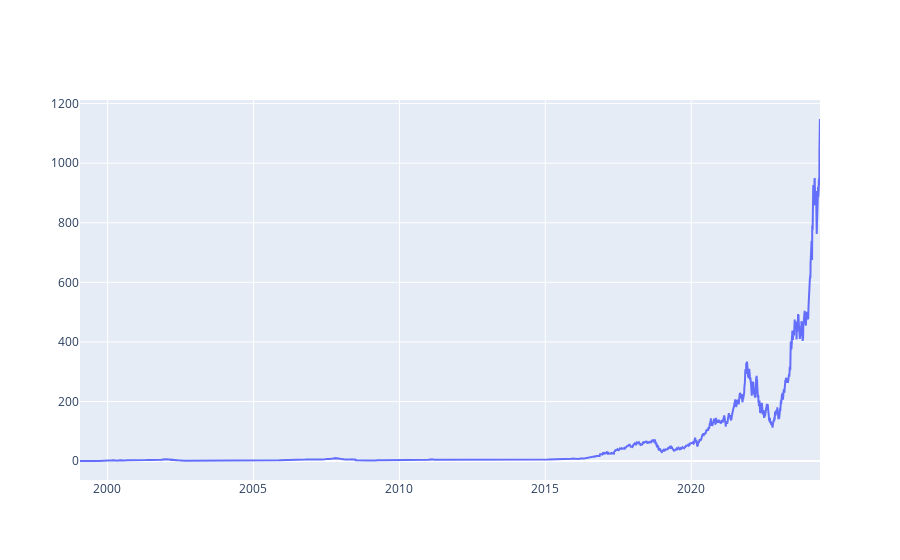

Notebook code for this chart:
### Code cell
fig = go.Figure(data=go.Scatter(x=df_daily['date'], y=df_daily['close'], mode='lines'))
fig.show()

### Figure 1 — Plotly figure (JSON) as saved in the notebook; plotly's stock layout.template omitted (floating-point values rounded to 4 significant figures; data arrays with more than 128 entries replaced by an {"elided": "..."} marker saying what was removed)
{"data": [{"mode": "lines", "type": "scatter", "x": {"elided": "6380 str values"}, "y": {"elided": "6380 float values"}}], "layout": {}}
